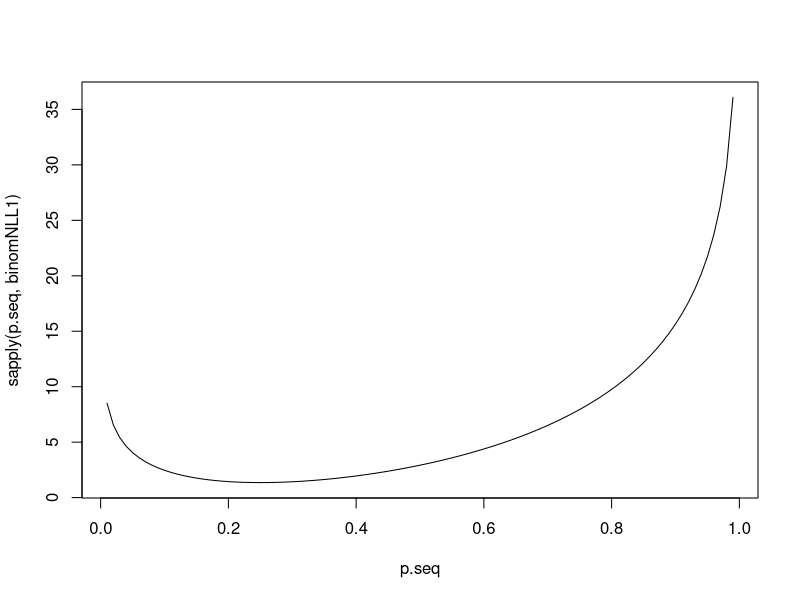

Recreate this plot in R.
## ---- chunk 1
library(MASS)

set.seed(100)

#using Bolkers method--- p = 0.25

k = 3
N = 12

binomNLL1 = function(p, k, N){
  -sum(dbinom(k, prob=p, size = N, log=TRUE))
}

bolkers_approach <- optim(fn=binomNLL1, par= c(p=0.5), N=12, k=k) 
bolkers_approach

## ---- chunk 2
binomNLL1 <- function(p) -sum(log(dbinom(3, 12, p)))

#create a sequence to test with
p.seq <- seq(0.01, 0.99, 0.01)

#visually plot 
plot(p.seq, sapply(p.seq, binomNLL1), type="l")

x <- sapply(p.seq, binomNLL1)
